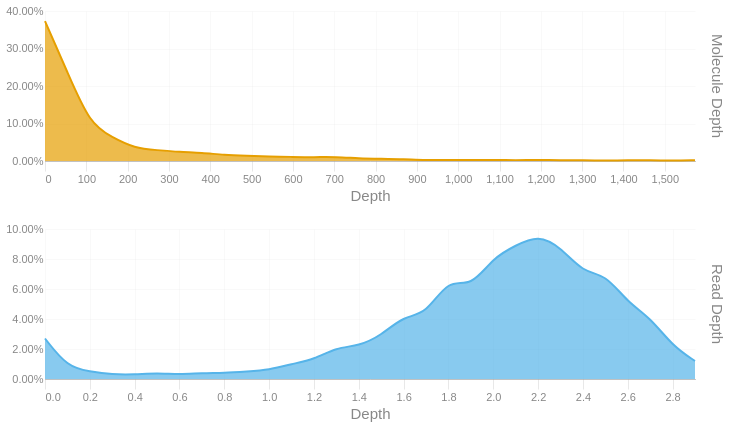

The code cell stored with this chart in its notebook:
### Code cell
readdep = depth_hist(tb['Read Depth'], q99, 3)
readdep = readdep.with_columns(pl.lit('Read Depth').alias('Metric'))
if not SKIPLR:
    moldep = depth_hist(tb['Molecule Depth'], mol_q99, 1)
    moldep = moldep.with_columns(pl.lit('Molecule Depth').alias('Metric'))
    _hist = pl.concat([readdep, moldep])
    _hist = _hist.filter(pl.col('Proportion') != 0)
    with SafeRender(_hist):
        (
            alt.Chart(_hist)        
            .mark_area(interpolate = "basis")
            .encode(
                x=alt.X('Bin:Q').scale(domainMin=0).axis(alt.Axis(title='Depth')),
                y = alt.Y('Proportion:Q', title = None).axis(format = '.2%'),
                color = alt.Color('Metric:N').legend(None),
                row = alt.Row("Metric:N").header(title = None, labelOrient = 'right'),
                tooltip = [
                    alt.Tooltip("Metric:N", title = "Metric"),
                    alt.Tooltip('Interval:N', title = "Depth Interval"),
                    alt.Tooltip('Proportion:Q', title = "% Alignments").format('.2%')
                ]
            )
            .resolve_scale(x='independent', y='independent')
            .properties(
                height = 150, width = 650,
                usermeta={'embedOptions': {'downloadFileName': f'{samplename}.depth.hist'}}
            )
        ).display()
else:
    readdep = readdep.filter(pl.col('Proportion') != 0)
    with SafeRender(readdep):
        (
            alt.Chart(readdep)        
            .mark_area(interpolate = "basis")
            .encode(
                x=alt.X('Bin:Q').scale(domainMin=0).axis(alt.Axis(title='Depth')),
                y = alt.Y('Proportion:Q', title = None).axis(format = '.2%'),
                tooltip = [
                    alt.Tooltip('Interval:N', title = "Depth Interval"),
                    alt.Tooltip('Proportion:Q', title = "% Alignments").format('.2%')
                ]
            )
            .properties(
                usermeta={'embedOptions': {'downloadFileName': f'{samplename}.depth.hist'}}
            )
        ).display()

### Figure 1 — Vega-Lite specification as saved in the notebook (floating-point values rounded to 4 significant figures)
{"width": 650, "height": 150, "config": {"title": {"anchor": "start", "dy": -15, "fontSize": 18, "color": "#888888", "subtitleColor": "#888888", "subtitleFontSize": 14}, "arc": {"fill": "#0072B2"}, "axis": {"domainColor": "#888888", "domainWidth": 0.5, "gridWidth": 0.2, "grid": false, "titleFontWeight": 400, "titleFontSize": 15, "labelFontSize": 11, "labelColor": "#888888", "tickColor": "#888888", "tickWidth": 0.2, "titleColor": "#888888"}, "axisBand": {"grid": false}, "axisX": {"grid": true, "tickSize": 10, "domainCap": "round"}, "axisY": {"domain": false, "grid": true, "tickSize": 0, "domainCap": "round"}, "background": "transparent", "header": {"labelFontSize": 15, "labelColor": "#888888", "titleFontSize": 15, "titleFontWeight": 600, "titleColor": "#888888"}, "legend": {"labelFont": "sans-serif", "labelFontSize": 12, "labelColor": "#888888", "symbolSize": 100, "symbolType": "circle", "titleFontSize": 12, "titlePadding": 10, "titleColor": "#888888", "title": null}, "range": {"category": ["#E69F00", "#56B4E9", "#009E73", "#F0E442", "#0072B2", "#D55E00", "#CC79A7", "#000000"], "diverging": ["#cfe8f3", "#a2d4ec", "#73bfe2", "#46abdb", "#1696d2", "#12719e"]}, "area": {"fill": "#0072B2", "fillOpacity": 0.7, "line": true, "strokeOpacity": 0.7}, "line": {"color": "#0072B2", "stroke": "#0072B2", "strokeWidth": 2}, "trail": {"color": "#0072B2", "stroke": "#0072B2", "strokeWidth": 0, "size": 1}, "point": {"filled": true, "fillOpacity": 1.0, "size": 95}, "text": {"color": "#888888", "fontSize": 11, "align": "right", "fontWeight": 400, "size": 11}, "bar": {"fill": "#0072B2", "stroke": null}, "view": {"stroke": null, "continuousWidth": 660, "continuousHeight": 400}}, "data": {"name": "data-15b6854b1594ea5843d8de8655810fc8"}, "mark": {"type": "area", "interpolate": "basis"}, "encoding": {"color": {"field": "Metric", "legend": null, "type": "nominal"}, "row": {"field": "Metric", "header": {"title": null, "labelOrient": "right"}, "type": "nominal"}, "tooltip": [{"field": "Metric", "title": "Metric", "type": "nominal"}, {"field": "Interval", "title": "Depth Interval", "type": "nominal"}, {"field": "Proportion", "format": ".2%", "title": "% Alignments", "type": "quantitative"}], "x": {"axis": {"title": "Depth"}, "field": "Bin", "scale": {"domainMin": 0}, "type": "quantitative"}, "y": {"axis": {"format": ".2%"}, "field": "Proportion", "title": null, "type": "quantitative"}}, "resolve": {"scale": {"x": "independent", "y": "independent"}}, "usermeta": {"embedOptions": {"downloadFileName": "S3_Waccamaw_1712.depth.hist"}}, "$schema": "https://vega.github.io/schema/vega-lite/v6.1.0.json", "datasets": {"data-15b6854b1594ea5843d8de8655810fc8": [{"Bin": 0.0, "Interval": "0.0-0.1", "Proportion": 0.027, "Metric": "Read Depth"}, {"Bin": 0.1, "Interval": "0.1-0.2", "Proportion": 0.008, "Metric": "Read Depth"}, {"Bin": 0.2, "Interval": "0.2-0.3", "Proportion": 0.005, "Metric": "Read Depth"}, {"Bin": 0.3, "Interval": "0.3-0.4", "Proportion": 0.003, "Metric": "Read Depth"}, {"Bin": 0.4, "Interval": "0.4-0.5", "Proportion": 0.003, "Metric": "Read Depth"}, {"Bin": 0.5, "Interval": "0.5-0.6", "Proportion": 0.004, "Metric": "Read Depth"}, {"Bin": 0.6, "Interval": "0.6-0.7", "Proportion": 0.003, "Metric": "Read Depth"}, {"Bin": 0.7, "Interval": "0.7-0.8", "Proportion": 0.004, "Metric": "Read Depth"}, {"Bin": 0.8, "Interval": "0.8-0.9", "Proportion": 0.004, "Metric": "Read Depth"}, {"Bin": 0.9, "Interval": "0.9-1.0", "Proportion": 0.005, "Metric": "Read Depth"}, {"Bin": 1.0, "Interval": "1.0-1.1", "Proportion": 0.006, "Metric": "Read Depth"}, {"Bin": 1.1, "Interval": "1.1-1.2", "Proportion": 0.01, "Metric": "Read Depth"}, {"Bin": 1.2, "Interval": "1.2-1.3", "Proportion": 0.013, "Metric": "Read Depth"}, {"Bin": 1.3, "Interval": "1.3-1.4", "Proportion": 0.021, "Metric": "Read Depth"}, {"Bin": 1.4, "Interval": "1.4-1.5", "Proportion": 0.022, "Metric": "Read Depth"}, {"Bin": 1.5, "Interval": "1.5-1.6", "Proportion": 0.029, "Metric": "Read Depth"}, {"Bin": 1.6, "Interval": "1.6-1.7", "Proportion": 0.042, "Metric": "Read Depth"}, {"Bin": 1.7, "Interval": "1.7-1.8", "Proportion": 0.043, "Metric": "Read Depth"}, {"Bin": 1.8, "Interval": "1.8-1.9", "Proportion": 0.067, "Metric": "Read Depth"}, {"Bin": 1.9, "Interval": "1.9-2.0", "Proportion": 0.061, "Metric": "Read Depth"}, {"Bin": 2.0, "Interval": "2.0-2.1", "Proportion": 0.081, "Metric": "Read Depth"}, {"Bin": 2.1, "Interval": "2.1-2.2", "Proportion": 0.089, "Metric": "Read Depth"}, {"Bin": 2.2, "Interval": "2.2-2.3", "Proportion": 0.096, "Metric": "Read Depth"}, {"Bin": 2.3, "Interval": "2.3-2.4", "Proportion": 0.088, "Metric": "Read Depth"}, {"Bin": 2.4, "Interval": "2.4-2.5", "Proportion": 0.071, "Metric": "Read Depth"}, {"Bin": 2.5, "Interval": "2.5-2.6", "Proportion": 0.07, "Metric": "Read Depth"}, {"Bin": 2.6, "Interval": "2.6-2.7", "Proportion": 0.051, "Metric": "Read Depth"}, {"Bin": 2.7, "Interval": "2.7-2.8", "Proportion": 0.041, "Metric": "Read Depth"}, {"Bin": 2.8, "Interval": "2.8-2.9", "Proportion": 0.022, "Metric": "Read Depth"}, {"Bin": 2.9, "Interval": "2.9-3.0", "Proportion": 0.012, "Metric": "Read Depth"}, {"Bin": 0.0, "Interval": "0.0-54.2", "Proportion": 0.373, "Metric": "Molecule Depth"}, {"Bin": 54.2, "Interval": "54.2-108.5", "Proportion": 0.237, "Metric": "Molecule Depth"}, {"Bin": 108.5, "Interval": "108.5-162.7", "Proportion": 0.099, "Metric": "Molecule Depth"}, {"Bin": 162.7, "Interval": "162.7-217.0", "Proportion": 0.063, "Metric": "Molecule Depth"}, {"Bin": 217.0, "Interval": "217.0-271.2", "Proportion": 0.034, "Metric": "Molecule Depth"}, {"Bin": 271.2, "Interval": "271.2-325.5", "Proportion": 0.029, "Metric": "Molecule Depth"}, {"Bin": 325.5, "Interval": "325.5-379.7", "Proportion": 0.024, "Metric": "Molecule Depth"}, {"Bin": 379.7, "Interval": "379.7-434.0", "Proportion": 0.022, "Metric": "Molecule Depth"}, {"Bin": 434.0, "Interval": "434.0-488.2", "Proportion": 0.016, "Metric": "Molecule Depth"}, {"Bin": 488.2, "Interval": "488.2-542.4", "Proportion": 0.014, "Metric": "Molecule Depth"}, {"Bin": 542.4, "Interval": "542.4-596.7", "Proportion": 0.012, "Metric": "Molecule Depth"}, {"Bin": 596.7, "Interval": "596.7-650.9", "Proportion": 0.011, "Metric": "Molecule Depth"}, {"Bin": 650.9, "Interval": "650.9-705.2", "Proportion": 0.01, "Metric": "Molecule Depth"}, {"Bin": 705.2, "Interval": "705.2-759.4", "Proportion": 0.011, "Metric": "Molecule Depth"}, {"Bin": 759.4, "Interval": "759.4-813.7", "Proportion": 0.007, "Metric": "Molecule Depth"}, {"Bin": 813.7, "Interval": "813.7-867.9", "Proportion": 0.006, "Metric": "Molecule Depth"}, {"Bin": 867.9, "Interval": "867.9-922.2", "Proportion": 0.005, "Metric": "Molecule Depth"}, {"Bin": 922.2, "Interval": "922.2-976.4", "Proportion": 0.002, "Metric": "Molecule Depth"}, {"Bin": 976.4, "Interval": "976.4-1030.6", "Proportion": 0.003, "Metric": "Molecule Depth"}, {"Bin": 1031.0, "Interval": "1030.6-1084.9", "Proportion": 0.003, "Metric": "Molecule Depth"}, {"Bin": 1085.0, "Interval": "1084.9-1139.1", "Proportion": 0.003, "Metric": "Molecule Depth"}, {"Bin": 1139.0, "Interval": "1139.1-1193.4", "Proportion": 0.002, "Metric": "Molecule Depth"}, {"Bin": 1193.0, "Interval": "1193.4-1247.6", "Proportion": 0.003, "Metric": "Molecule Depth"}, {"Bin": 1248.0, "Interval": "1247.6-1301.9", "Proportion": 0.002, "Metric": "Molecule Depth"}, {"Bin": 1302.0, "Interval": "1301.9-1356.1", "Proportion": 0.002, "Metric": "Molecule Depth"}, {"Bin": 1356.0, "Interval": "1356.1-1410.4", "Proportion": 0.001, "Metric": "Molecule Depth"}, {"Bin": 1410.0, "Interval": "1410.4-1464.6", "Proportion": 0.002, "Metric": "Molecule Depth"}, {"Bin": 1465.0, "Interval": "1464.6-1518.9", "Proportion": 0.002, "Metric": "Molecule Depth"}, {"Bin": 1519.0, "Interval": "1518.9-1573.1", "Proportion": 0.001, "Metric": "Molecule Depth"}, {"Bin": 1573.0, "Interval": "1573.1-1627.34", "Proportion": 0.002, "Metric": "Molecule Depth"}]}}
